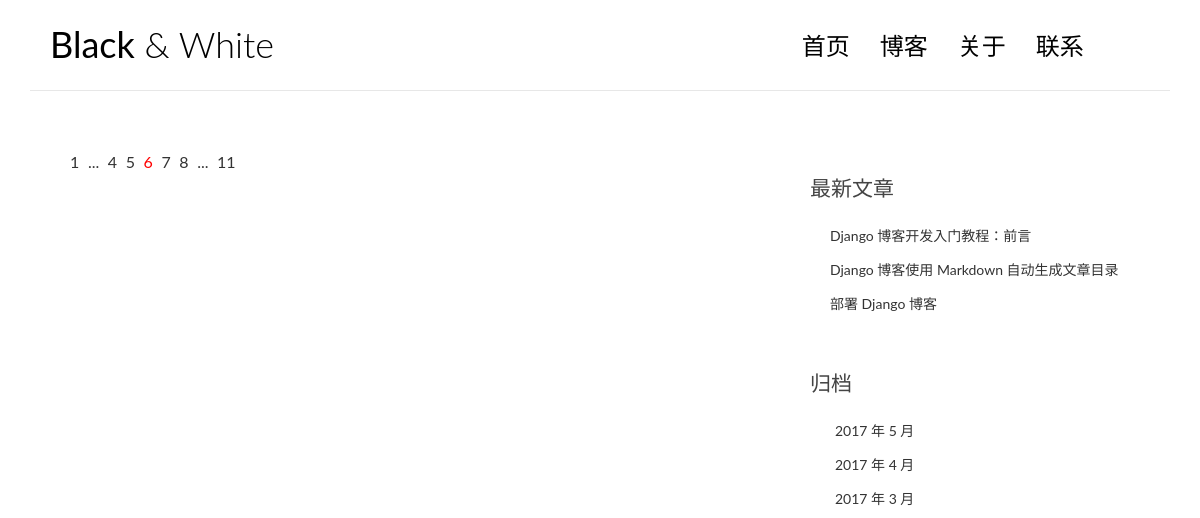
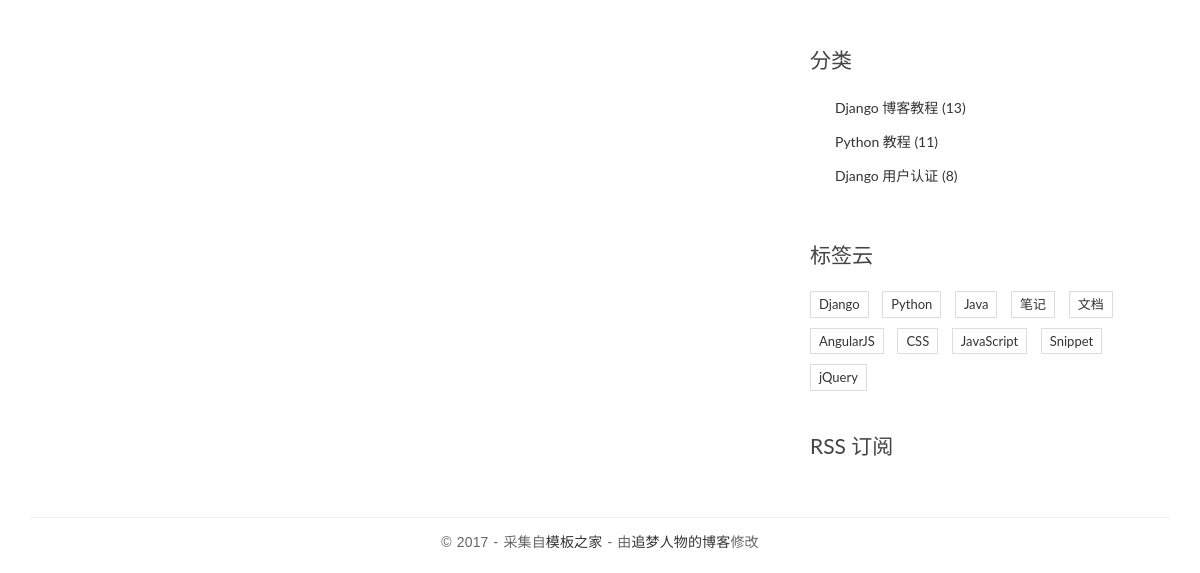
Before: / with the older database file (2 pictures, top to bottom).
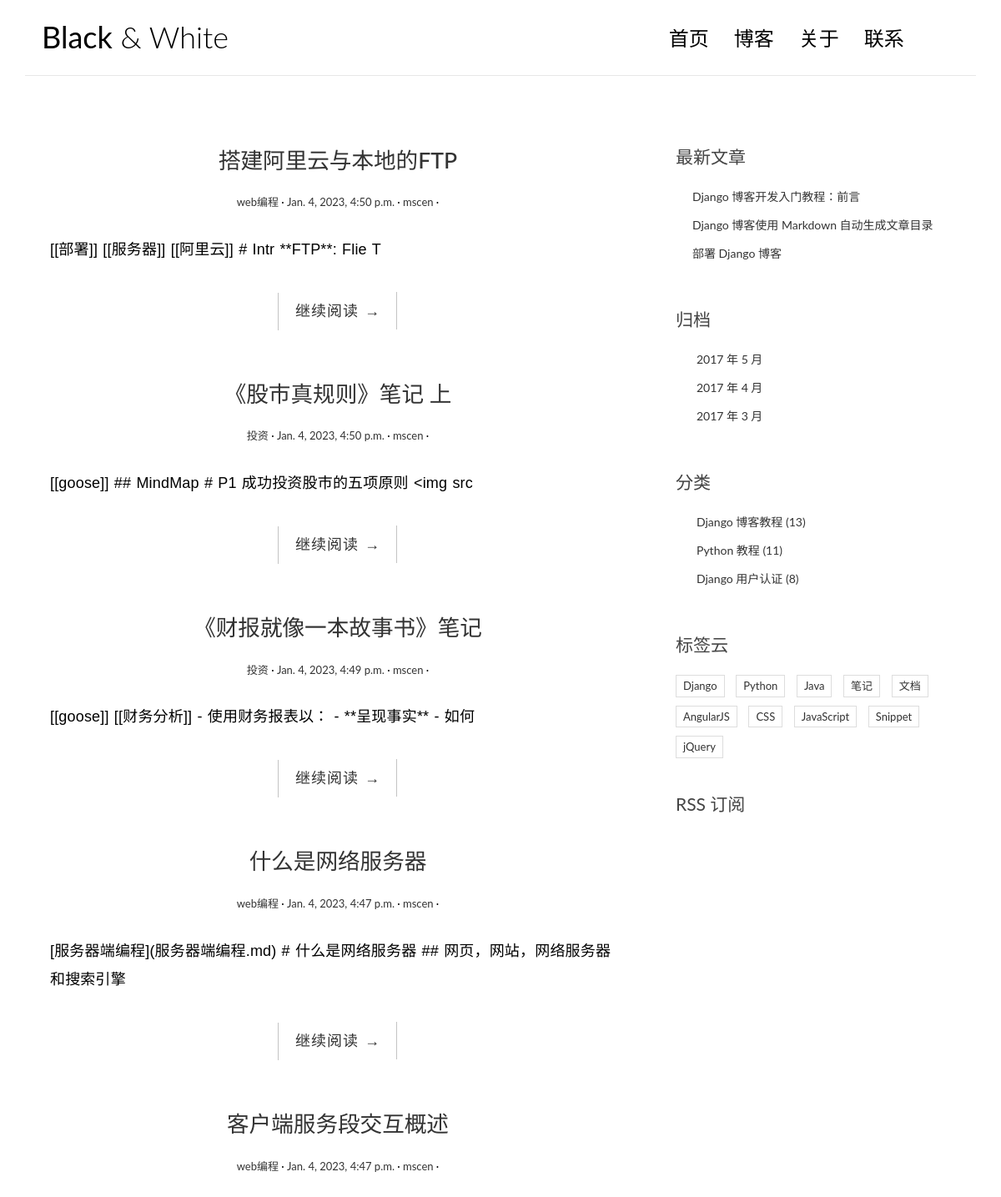
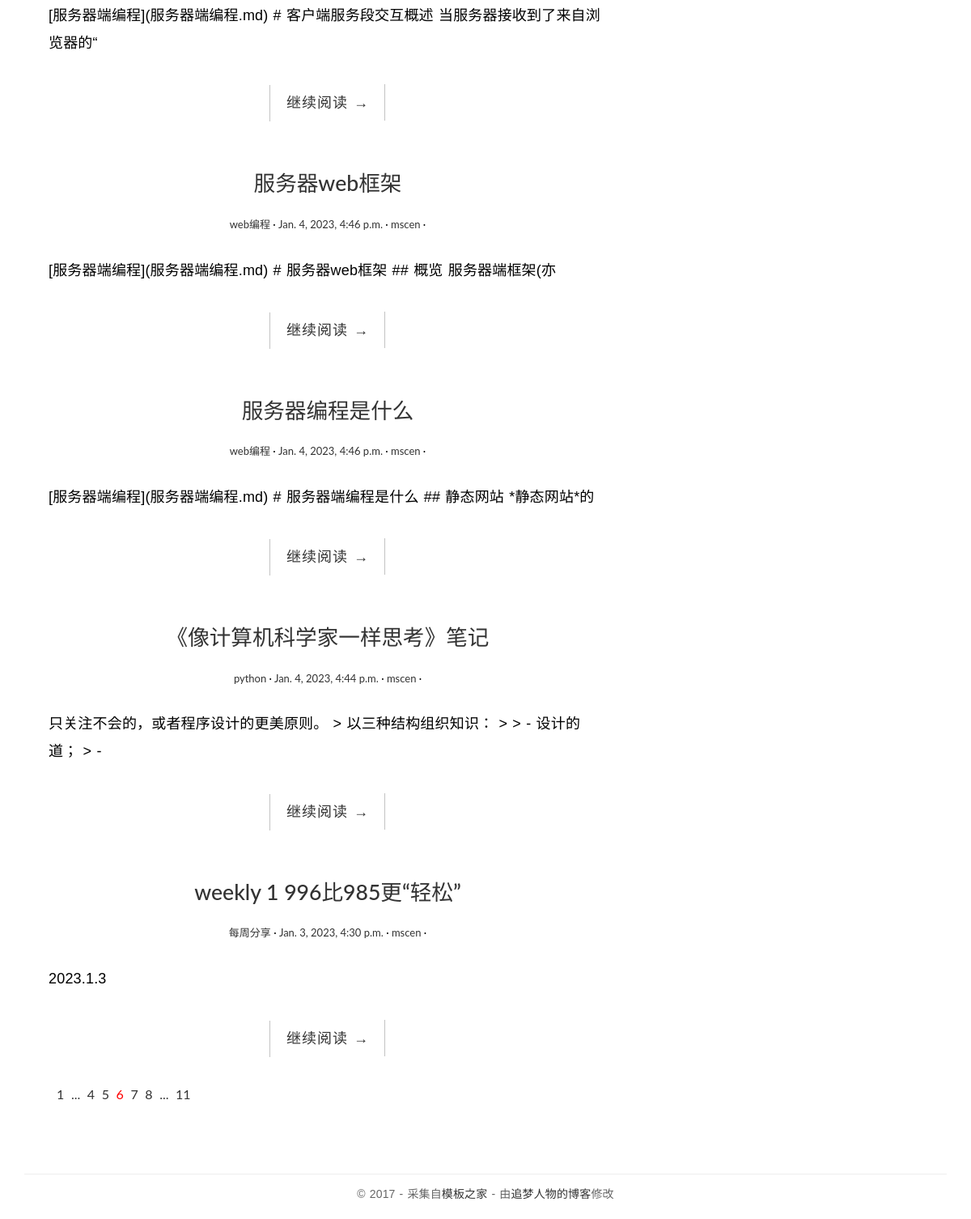
After: the same page with the newer database file (2 pictures, top to bottom).
### blog/models.py (models this page shows, shortened)
class Post(models.Model):
    title = models.CharField(max_length=50)
    body = models.TextField()
    created_time = models.DateTimeField(default=timezone.now)
    modified_time = models.DateTimeField()
    excerpt = models.CharField(verbose_name="摘要",max_length=200,blank=True)
    category = models.ForeignKey(Category, on_delete=models.CASCADE)
    author = models.ForeignKey(User, on_delete=models.CASCADE)
    tags = models.ForeignKey(Tag,blank=True,null=True,on_delete=models.CASCADE)

class Category(models.Model):
    name = models.CharField(max_length=20)
    def __str__(self):
        return self.name

### blog/views.py (the view)
# urls.py: path('', views.index, name='index'),
def index(request):
    post_list = Post.objects.all().order_by('-created_time')
    return render(request,'blog/index.html',{'post_list':post_list})

### blog/templates/blog/index.html (shortened to what this page needs)
{% load static %}
<!DOCTYPE html>
<html>
<head>
    <link rel="stylesheet" href="http://code.ionicframework.com/ionicons/2.0.1/css/ionicons.min.css">
    <link rel="stylesheet" href="{% static 'blog/css/bootstrap.min.css' %}">
    <link rel="stylesheet" href="{% static 'blog/css/pace.css' %}">
    <link rel="stylesheet" href="{% static 'blog/css/custom.css' %}">
</head>
<body>
<div class="container">
    <header id="site-header">
        <div class="row">
            <div class="col-md-4 col-sm-5 col-xs-8">
                <div class="logo">
                    <h1><a href="index.html"><b>Black</b> &amp; White</a></h1>
                </div>
            </div>
            <div class="col-md-8 col-sm-7 col-xs-4">
                <nav class="main-nav" role="navigation">
                    <div class="collapse navbar-collapse" id="bs-example-navbar-collapse-1">
                        <ul class="nav navbar-nav navbar-right">
                            <li class="cl-effect-11"><a href="index.html" data-hover="首页">首页</a></li>
                            <li class="cl-effect-11"><a href="full-width.html" data-hover="博客">博客</a></li>
                            <li class="cl-effect-11"><a href="about.html" data-hover="关于">关于</a></li>
                            <li class="cl-effect-11"><a href="contact.html" data-hover="联系">联系</a></li>
                        </ul>
                    </div>
                </nav>
            </div>
        </div>
    </header>
</div>
<div class="content-body">
    <div class="container">
        <div class="row">
            <main class="col-md-8">
                {% for post in post_list %}
                    <article class="post post-1">
                        <header class="entry-header">
                            <h1 class="entry-title">
                                <a href="{% url 'blog:post' pk=post.id %}">{{ post.title }}</a>
                            </h1>
                            <div class="entry-meta">
                                <span class="post-category"><a href="{% url 'blog:classify' type=post.category %}">{{ post.category }}</a></span>
                                <span class="post-date"><a href="#"><time class="entry-date"
                                                                          datetime="2012-11-09T23:15:57+00:00">{{ post.created_time }}</time></a></span>
                                <span class="post-author"><a href="{% url 'blog:author' name=post.author %}">{{ post.author }}</a></span>
                            </div>
                        </header>
                        <div class="entry-content clearfix">
                            <p>{{ post.excerpt }}</p>
                            <div class="read-more cl-effect-14">
                                <a href="{% url 'blog:post' pk=post.id %}" class="more-link">继续阅读 <span class="meta-nav">→</span></a>
                            </div>
                        </div>
                    </article>
                {% endfor %}
                <div class="pagination">
                    <ul>
                        <li><a href="">1</a></li>
                        <li><a href="">...</a></li>
                        <li><a href="">4</a></li>
                        <li><a href="">5</a></li>
                        <li class="current"><a href="">6</a></li>
                        <li><a href="">7</a></li>
                        <li><a href="">8</a></li>
                        <li><a href="">...</a></li>
                        <li><a href="">11</a></li>
                    </ul>
                </div>
            </main>
            <aside class="col-md-4">
                <div class="widget widget-recent-posts">
                    <h3 class="widget-title">最新文章</h3>
                    <ul>
                        <li>
                            <a href="#">Django 博客开发入门教程：前言</a>
                        </li>
                        <li>
                            <a href="#">Django 博客使用 Markdown 自动生成文章目录</a>
                        </li>
                        <li>
                            <a href="#">部署 Django 博客</a>
                        </li>
                    </ul>
                </div>
                <div class="widget widget-archives">
                    <h3 class="widget-title">归档</h3>
                    <ul>
                        <li>
                            <a href="#">2017 年 5 月</a>
                        </li>
                        <li>
                            <a href="#">2017 年 4 月</a>
                        </li>
                        <li>
                            <a href="#">2017 年 3 月</a>
                        </li>
                    </ul>
                </div>
                <div class="widget widget-category">
                    <h3 class="widget-title">分类</h3>
                    <ul>
                        <li>
                            <a href="#">Django 博客教程 <span class="post-count">(13)</span></a>
                        </li>
                        <li>
                            <a href="#">Python 教程 <span class="post-count">(11)</span></a>
                        </li>
                        <li>
                            <a href="#">Django 用户认证 <span class="post-count">(8)</span></a>
                        </li>
                    </ul>
                </div>
                <div class="widget widget-tag-cloud">
                    <h3 class="widget-title">标签云</h3>
                    <ul>
                        <li>
                            <a href="#">Django</a>
                        </li>
                        <li>
                            <a href="#">Python</a>
                        </li>
                        <li>
                            <a href="#">Java</a>
                        </li>
                        <li>
                            <a href="#">笔记</a>
                        </li>
                        <li>
                            <a href="#">文档</a>
                        </li>
                        <li>
                            <a href="#">AngularJS</a>
                        </li>
                        <li>
                            <a href="#">CSS</a>
                        </li>
                        <li>
                            <a href="#">JavaScript</a>
                        </li>
                        <li>
                            <a href="#">Snippet</a>
                        </li>
                        <li>
                            <a href="#">jQuery</a>
                        </li>
                    </ul>
                </div>
                <div class="rss">
                    <a href=""> RSS 订阅</a>
                </div>
            </aside>
        </div>
    </div>
</div>
<footer id="site-footer">
    <div class="container">
        <div class="row">
            <div class="col-md-12">
                <p class="copyright">&copy 2017 - 采集自<a href="http://www.cssmoban.com/"
                                                        target="_blank" title="模板之家">模板之家</a>
                    - 由<a href="http://zmrenwu.com/" title="网页模板" target="_blank">追梦人物的博客</a>修改
                </p>
            </div>
        </div>
    </div>
</footer>
</body>
</html>

### blog/static/blog/css/custom.css (style rules this page uses)
* { outline: none; }
h1, h2, h3, h4, h5, h6 { margin-top: 0; }
b { font-weight: 400; }
a { color: #333; }
body { color: #444; font-family: 'Lato', sans-serif; }
p { font-family: 'Ubuntu', sans-serif; font-weight: 400; word-spacing: 1px; letter-spacing: 0.01em; }
#site-header { background-color: #FFF; padding: 25px 20px; margin-bottom: 40px; border-bottom: 1px solid #e7e7e7; }
.logo h1 a { color: #000; }
.logo h1 { margin: 0; font-family: 'Lato', sans-serif; font-weight: 300; }
.main-nav { margin-top: 11px; max-width: 95%; }
.main-nav a { color: #000000 !important; padding: 0 0 5px 0 !important; margin-right: 30px; font-family: 'Lato', sans-serif; font-weight: 300; font-size: 24px; }
.cl-effect-11 a { padding: 10px 0; color: #0972b4; text-shadow: none; }
.cl-effect-11 a::before { position: absolute; top: 0; left: 0; overflow: hidden; padding: 0 0 5px 0 !important; max-width: 0; border-bottom: 1px solid #000; color: #000; content: attr(data-hover); white-space: nowrap; -webkit-transition: max-width 0.5s; -moz-transition: max-width 0.5s; transition: max-width 0.5s; }
.content-body { padding-bottom: 4em; }
.post { background: #fff; padding: 30px 30px 0; }
.entry-title { text-align: center; font-size: 1.9em; margin-bottom: 20px; line-height: 1.6; padding: 10px 20px 0; }
.entry-meta { text-align: center; color: #DDDDDD; font-size: 13px; margin-bottom: 30px; }
.entry-content { font-size: 18px; line-height: 1.9; font-weight: 300; color: #000; }
.post-category::after, .post-date::after, .post-author::after, .comments-link::after { content: ' ·'; color: #000; }
.read-more { font-family: 'Ubuntu', sans-serif; font-weight: 400; word-spacing: 1px; letter-spacing: 0.01em; text-align: center; margin-top: 20px; }
.cl-effect-14 a { padding: 0 20px; height: 45px; line-height: 45px; position: relative; display: inline-block; margin: 15px 25px; letter-spacing: 1px; font-weight: 400; text-shadow: 0 0 1px rgba(255, 255, 255, 0.3); }
.cl-effect-14 a::before, .cl-effect-14 a::after { position: absolute; width: 45px; height: 1px; background: #C3C3C3; content: ''; -webkit-transition: all 0.3s; -moz-transition: all 0.3s; transition: all 0.3s; pointer-events: none; }
.cl-effect-14 a::before { top: 0; left: 0; -webkit-transform: rotate(90deg); -moz-transform: rotate(90deg); transform: rotate(90deg); -webkit-transform-origin: 0 0; -moz-transform-origin: 0 0; transform-origin: 0 0; }
.cl-effect-14 a::after { right: 0; bottom: 0; -webkit-transform: rotate(90deg); -moz-transform: rotate(90deg); transform: rotate(90deg); -webkit-transform-origin: 100% 0; -moz-transform-origin: 100% 0; transform-origin: 100% 0; }
.widget { background: #fff; padding: 30px 0 0; }
.widget-title { font-size: 1.5em; margin-bottom: 20px; line-height: 1.6; padding: 10px 0 0; font-weight: 400; }
.widget-recent-posts ul { padding: 0; margin: 0; padding-left: 20px; }
.widget-recent-posts ul li { list-style-type: none; position: relative; line-height: 170%; margin-bottom: 10px; }
.widget-recent-posts ul li::before { content: '\f3d3'; font-family: "Ionicons"; position: absolute; left: -17px; top: 3px; font-size: 16px; color: #000; }
.widget-archives ul { padding: 0; margin: 0; padding-left: 25px; }
.widget-archives ul li { list-style-type: none; position: relative; line-height: 170%; margin-bottom: 10px; }
.widget-archives ul li::before { content: '\f3f3'; font-family: "Ionicons"; position: absolute; left: -25px; top: 1px; font-size: 16px; color: #000; }
.widget-category ul { padding: 0; margin: 0; padding-left: 25px; }
.widget-category ul li { list-style-type: none; position: relative; line-height: 170%; margin-bottom: 10px; }
.widget-category ul li::before { content: '\f3fe'; font-family: "Ionicons"; position: absolute; left: -25px; top: 1px; font-size: 18px; color: #000; }
.widget-tag-cloud ul { padding: 0; margin: 0; margin-right: -10px; }
.widget-tag-cloud ul li { list-style-type: none; font-size: 13px; display: inline-block; margin-right: 10px; margin-bottom: 10px; padding: 3px 8px; border: 1px solid #ddd; }
.rss { font-size: 21px; margin-top: 30px; }
.rss a { color: #444; }
#site-footer { padding-top: 10px; padding: 0 0 1.5em 0; }
.copyright { text-align: center; padding-top: 1em; margin: 0; border-top: 1px solid #eee; color: #666; }
.pagination ul { list-style: none; }
.pagination ul li { display: inline-block; font-size: 16px; margin-right: 5px; }
.current a { color: red; }

Changed rows visible on the page:
added Post: title "搭建阿里云与本地的FTP", category "web编程", created_time "Jan. 4, 2023, 4:50 p.m.", author "mscen", excerpt "[[部署]] [[服务器]] [[阿里云]] # Intr **FTP**: Flie T"
added Post: title "《股市真规则》笔记 上", category "投资", created_time "Jan. 4, 2023, 4:50 p.m.", author "mscen", excerpt "[[goose]] ## MindMap # P1 成功投资股市的五项原则 <img src"
added Post: title "《财报就像一本故事书》笔记", category "投资", created_time "Jan. 4, 2023, 4:49 p.m.", author "mscen", excerpt "[[goose]] [[财务分析]] - 使用财务报表以： - **呈现事实** - 如何"
added Post: title "什么是网络服务器", category "web编程", created_time "Jan. 4, 2023, 4:47 p.m.", author "mscen", excerpt "[服务器端编程](服务器端编程.md) # 什么是网络服务器 ## 网页，网站，网络服务器和搜索引擎"
added Post: title "客户端服务段交互概述", category "web编程", created_time "Jan. 4, 2023, 4:47 p.m.", author "mscen", excerpt "[服务器端编程](服务器端编程.md) # 客户端服务段交互概述 当服务器接收到了来自浏览器的“"
added Post: title "服务器web框架", category "web编程", created_time "Jan. 4, 2023, 4:46 p.m.", author "mscen", excerpt "[服务器端编程](服务器端编程.md) # 服务器web框架 ## 概览 服务器端框架(亦"
added Post: title "服务器编程是什么", category "web编程", created_time "Jan. 4, 2023, 4:46 p.m.", author "mscen", excerpt "[服务器端编程](服务器端编程.md) # 服务器端编程是什么 ## 静态网站 *静态网站*的"
added Post: title "《像计算机科学家一样思考》笔记", category "python", created_time "Jan. 4, 2023, 4:44 p.m.", author "mscen", excerpt "只关注不会的，或者程序设计的更美原则。 > 以三种结构组织知识： > > - 设计的道； > -"
added Post: title "weekly 1 996比985更“轻松”", category "每周分享", created_time "Jan. 3, 2023, 4:30 p.m.", author "mscen", excerpt "2023.1.3"
